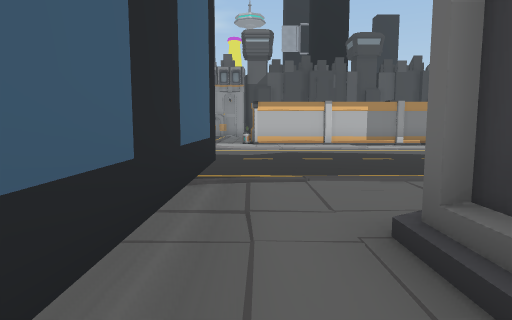
View 1 (above)

24 first-person views from a walk through a scene from a Unity 3-D project. The camera is 1.4 m above the floor, tilts 6° down and sees 75° across. The floor is counted in squares, 2 m on a side. Each view is taken from the middle of a square. On the plan, view 1 faces up. The plan holds only what a view shows up to about 10 squares ahead; the rest is blank. The place goes on beyond the plan. Some animated figures are not drawn. Door leaves are left out, so doorways stand open. Some surface patterns are stand-ins.

View 2
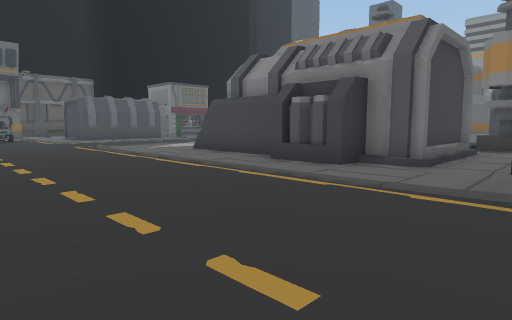

View 3
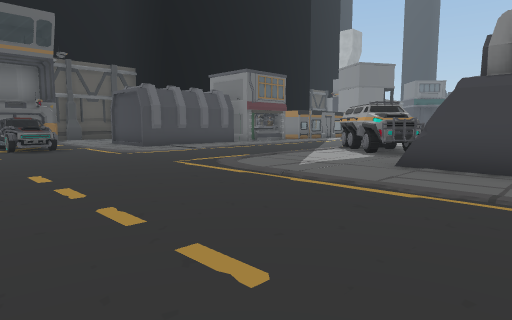

View 4
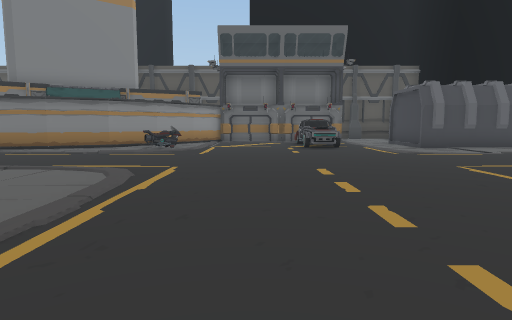

View 5
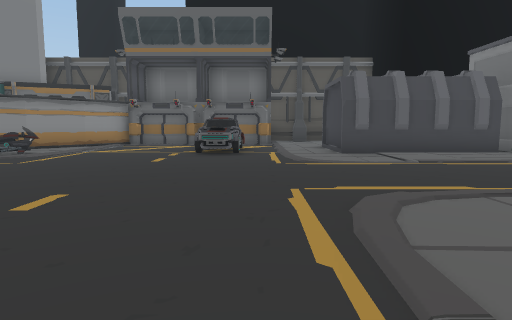

View 6
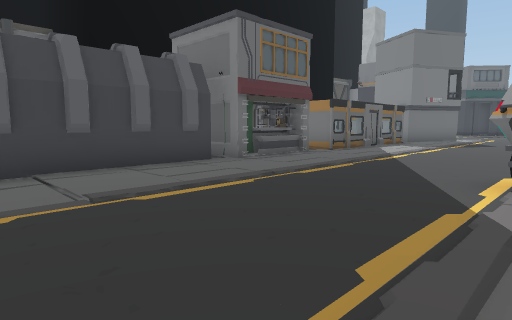

View 7
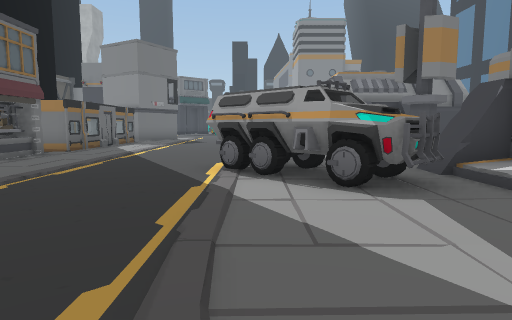

View 8
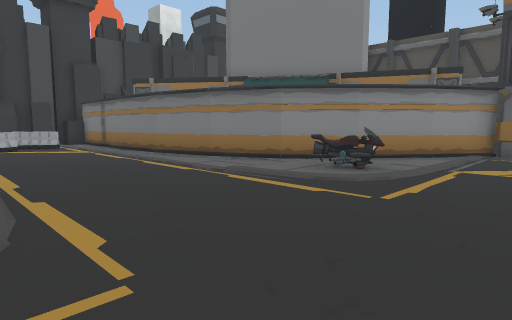

View 9
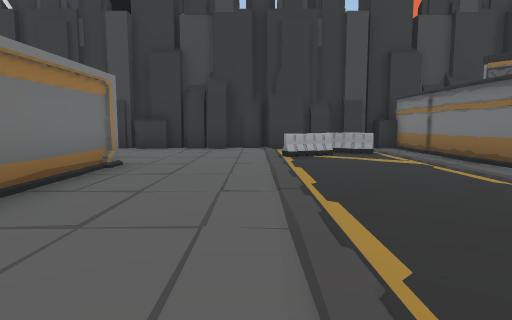

View 10
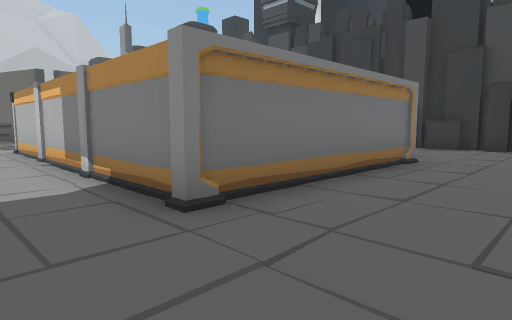

View 11
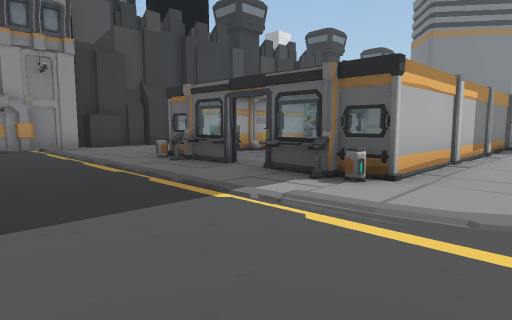

View 12
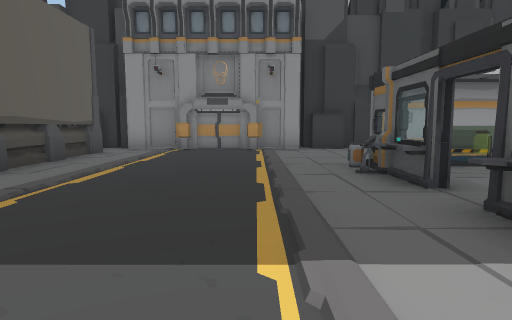

View 13
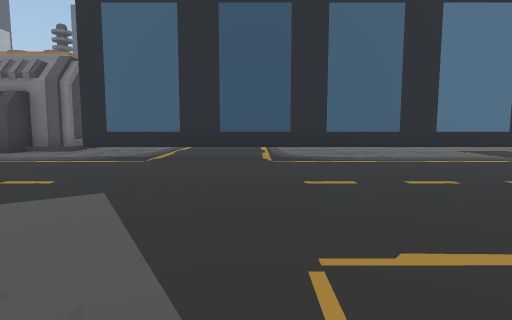

View 14
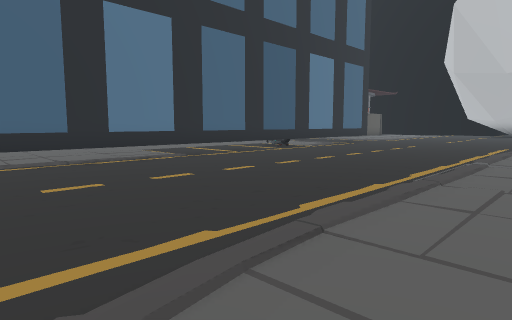

View 15
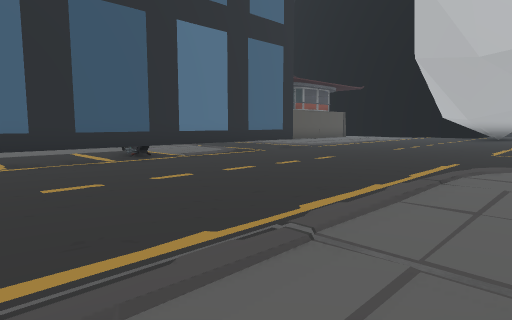

View 16
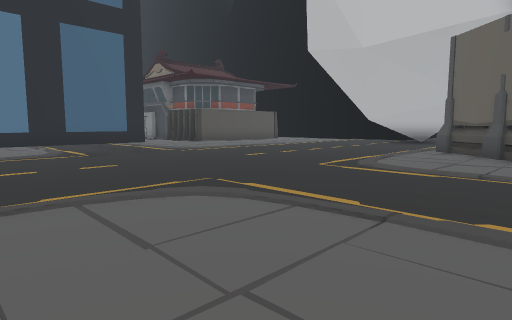

View 17
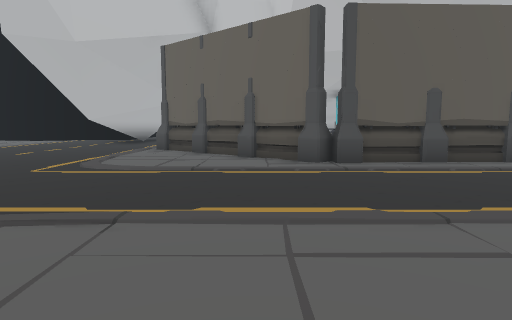

View 18
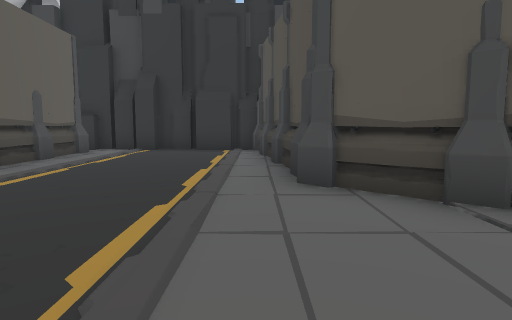

View 19
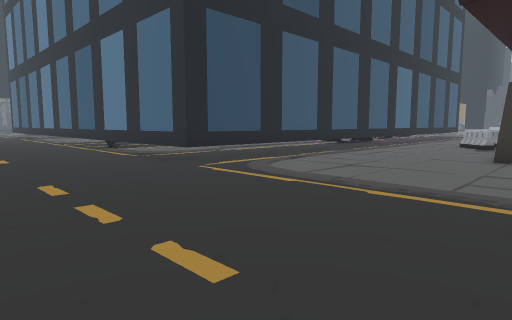

View 20
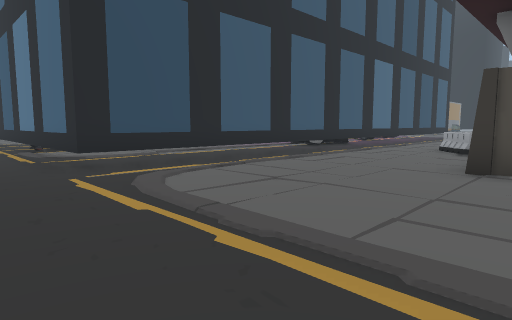

View 21
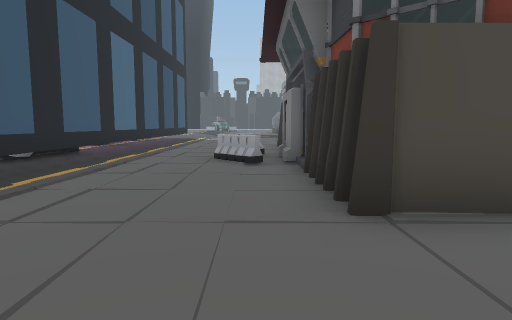

View 22
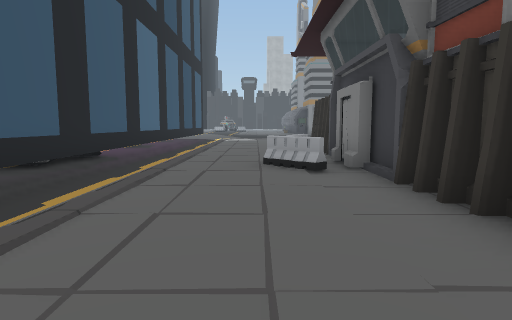

View 23
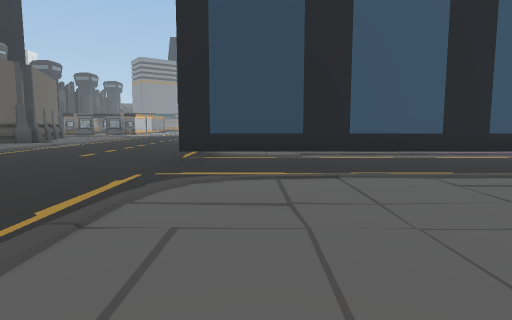

View 24
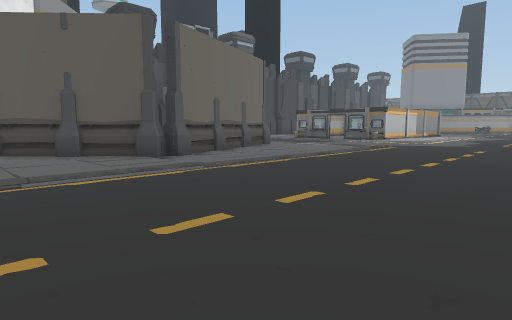

### Floor plan
Points are (right, up) in squares from view 1. A wall is a line through its corners. A room is listed if a view was taken in it or the views show most of it. See-through windows are left out.
Room 1 (view 1)
walls: (1.2, -1.2) (1.2, 2.1)
ways out: opening at (0, 2) to room 2
objects: other object (-1, -2) to (-1, -1); other object (-1, 0) to (-1, 1)
Room 2 (views 2, 3, 4, 5, 6, 7, 8, 9, 10, 11, 12, 13, 14, 15, 16, 17, 18, 19, 20, 21, 22, 23, 24)
walls: (-6.5, 4.3) (-0.5, 4.3) (-0.5, 1.4); (0.9, 2) (2, 2) (2, 2.6); (2.4, 2.9) (3.8, 2.9); (4.4, 2.3) (7.2, 2.3); (-8.5, 12.5) (-9.4, 12.2); (3.1, 16.6) (2.4, 16.6); (-12.6, 4.3) (-9.4, 4.3); (-12.2, 12.3) (-12.5, 12.7); (6.5, -0.8) (7.1, -0.8); (-12.4, 12.3) (-14.7, 14.4); (6.9, -0.7) (6.9, -1.6); (-6, 18.5) (-5.9, 15.9); (-13.3, 13.4) (-13.9, 14); (-13.6, 14.1) (-14, 13.7); (7.5, 16.9) (7.5, 11.7) (0.4, 11.7); (-0.6, 20.8) (-1.9, 20.8); (-14, 14) (-14.6, 14.5); (-4.4, 20.8) (-5.8, 20.8); (1.5, 20.9) (0.9, 20.9); (-15.4, 15.5) (-15.5, 16.1); (6.4, 20.9) (5.9, 20.9); (-15.3, 16.5) (-15.4, 17.4); (-15.5, 16.3) (-15.7, 17.7); (8.5, 20.9) (7.9, 20.9); (-15.8, 18.2) (-15.9, 19.3); (9.2, 20.8) (8.5, 20.8); (14.6, 13.9) (14.1, 15.7); (15.2, 12.4) (14.5, 14); (14.2, 15.5) (14.1, 17.5); (16, 2.9) (17, 2.9); (16.2, 11.3) (15.2, 12.5); (14.1, 17.4) (14.2, 20.8); (-16, 20.1) (-16.1, 20.8) (-17.8, 20.8); (15.5, -1.3) (15.5, 2.9); (17.5, 10.2) (16.2, 11.4); (12.2, 20.8) (10.4, 20.8); (-21.1, 13.5) (-23.7, 10.5); (13.4, 20.9) (12.5, 20.9); (-18.9, 20.8) (-19.5, 20.8); (-18.4, -8) (-18.4, 4.3) (-14.4, 4.3); (-20.6, 19.5) (-20.5, 15.4); (-19.6, 20.9) (-20.2, 20.9); (-22.9, -2.5) (-22.9, -3.5); (-22.6, -4.4) (-22.6, -4.9); (-22.9, -4.5) (-22.9, -6.2)
low walls: (0.5, -2.3) (1.1, -2.6) (1.3, -3); (7.1, -0.8) (7.1, -1.3)
ways out: opening at (0, 2) to room 1
objects: other object (-24, 0) to (-23, 0); other object (-24, 10); other object (-23, -8); other object (-23, -7); other object (-23, -4); other object (-23, -2); other object (-23, -1); other object (-23, 4); other object (-22, -5) to (-22, -4); other object (-22, -4) to (-21, -3); other object (-21, 14); other object (-21, 15); other object (-19, -7); other object (-19, -4) to (-19, -3); other object (-19, -2); other object (-19, 1); other object (-15, 14); other object (-15, 15); other object (-14, 4) to (-13, 4); other object (-13, 13); other object (-12, 12); other object (-11, 12) to (-10, 12); other object (-9, 3) to (-7, 4); other object (-6, 14); other object (-6, 15); other object (-4, 20) to (-4, 21); other object (-1, 13); other object (0, 12); other object (0, 13); other object (0, 15); other object (0, 16); other object (0, 17); other object (1, 17) to (2, 17); other object (2, 3); other object (4, 2); other object (5, 12) to (5, 14); other object (5, 15) to (5, 16); other object (6, -1); other object (7, 21) to (7, 23); other object (8, -2) to (10, 0); other object (8, 12); other object (10, -4); other object (10, -3); other object (10, 0); other object (11, 19); other object (12, 19) to (13, 20); other object (13, -7) to (13, -6); other object (13, -4); other object (13, -1); other object (13, 0); other object (14, 11) to (15, 11); other object (15, -6); other object (15, -5); other object (15, 6) to (17, 6); other object (16, -4) to (17, -3); other object (16, -2) to (17, -2)

Positions as (right, up) in squares from view 1, and headings:
1: (0, 0), facing up
2: (-1, 8), facing down-right
3: (5, 8), facing down-right
4: (5, 8), facing right
5: (7, 5), facing right
6: (10, 3), facing down-right
7: (10, 4), facing down
8: (10, 8), facing up-right
9: (10, 11), facing up
10: (10, 10), facing up-left
11: (-4, 10), facing up-right
12: (-2, 11), facing up
13: (-4, 11), facing down
14: (-5, 11), facing down-left
15: (-10, 11), facing down-left
16: (-14, 13), facing down-left
17: (-14, 13), facing left
18: (-16, 11), facing up
19: (-24, 8), facing down-right
20: (-24, 6), facing down-right
21: (-22, 3), facing down
22: (-21, 2), facing down
23: (-24, 3), facing right
24: (-15, 5), facing up-right
